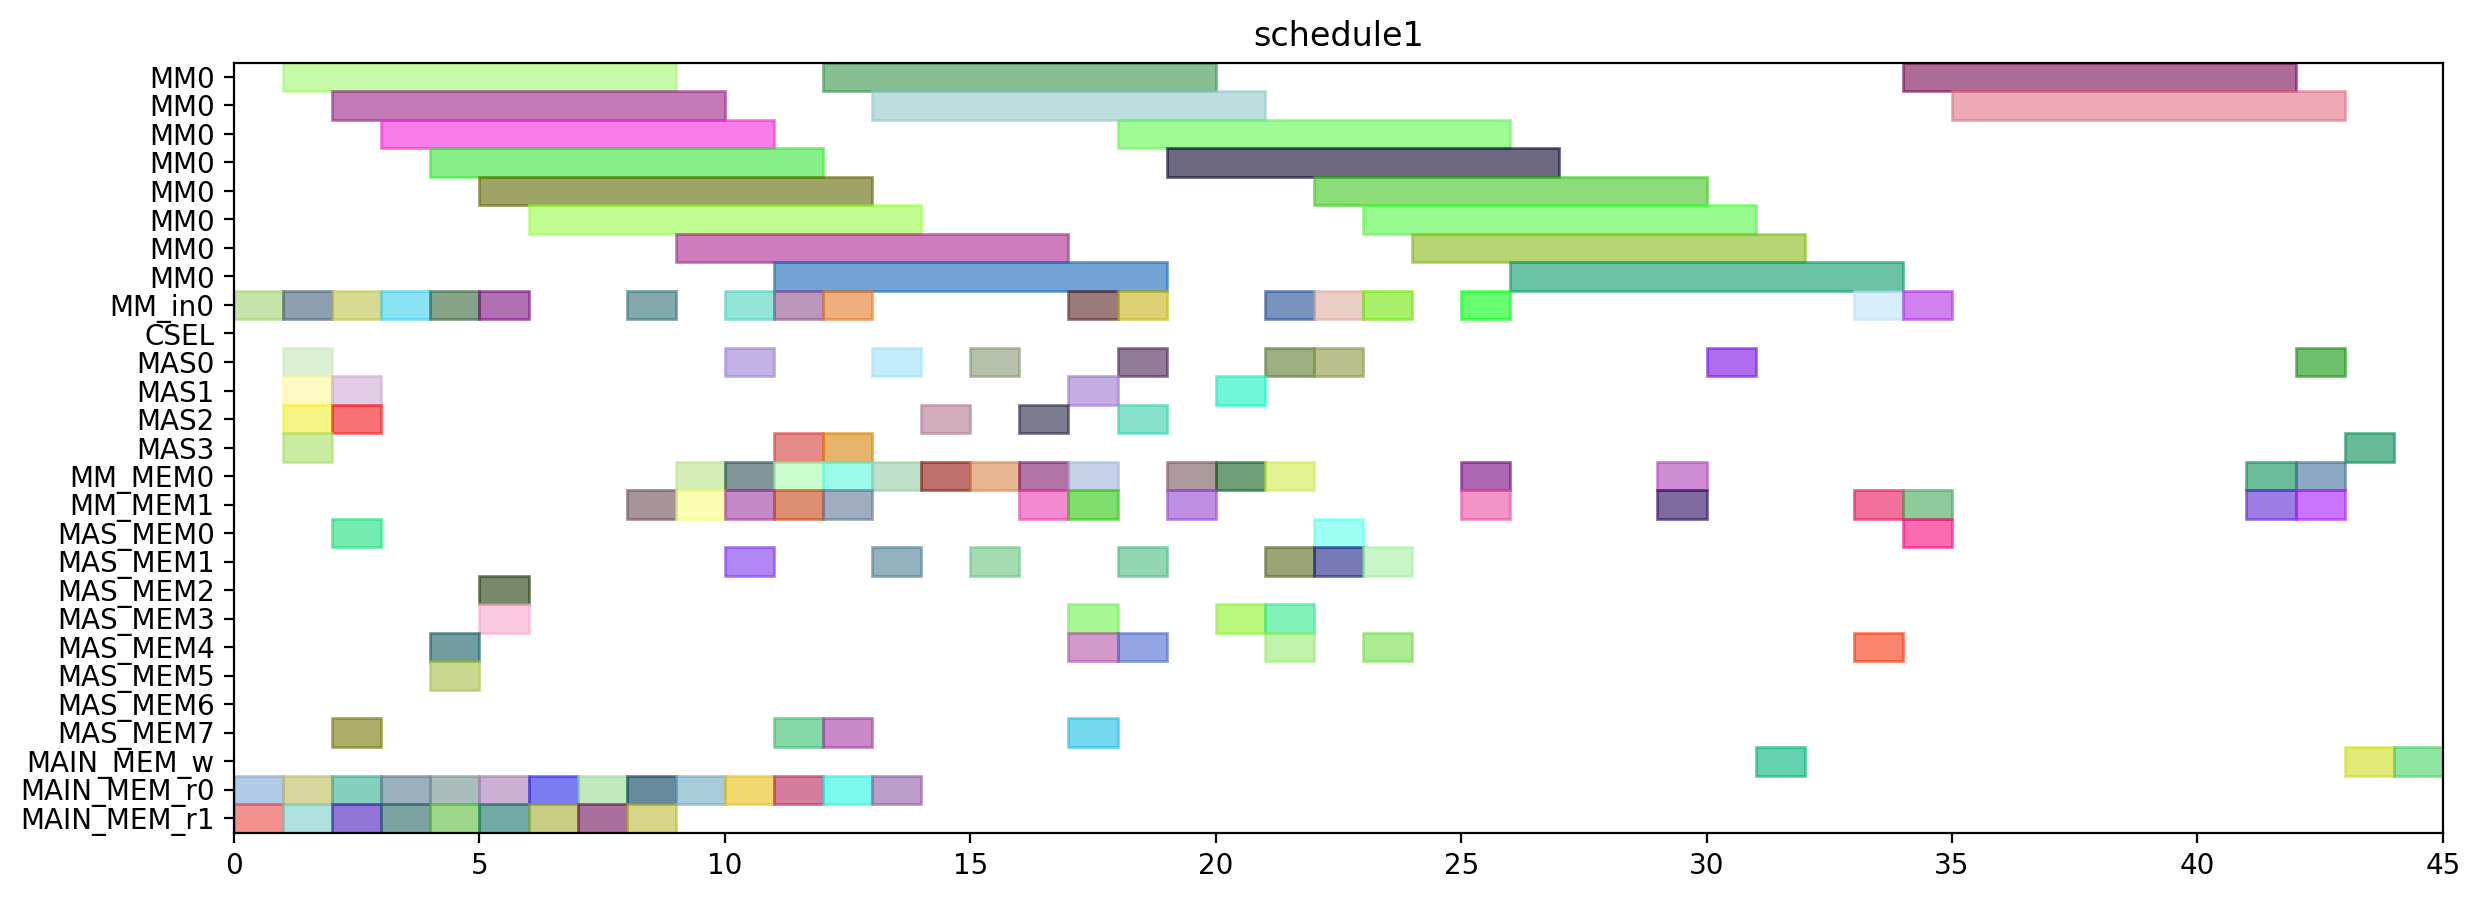

This figure's Python source:
from pyschedule import Scenario, solvers, plotters, alt


def solve():
	horizon = 124
	S = Scenario("schedule1", horizon=horizon)

	# resource
	MM = S.Resources('MM', num=1, size=8)
	MM_in = S.Resources('MM_in', num=1)
	CSEL = S.Resource('CSEL')
	MAS = S.Resources('MAS', num=4, size=1, periods=range(1, horizon))
	MM_MEM = S.Resources('MM_MEM', num=2)
	MAS_MEM = S.Resources('MAS_MEM', num=8)
	MAIN_MEM_w = S.Resource('MAIN_MEM_w', size=1)
	MAIN_MEM_r = S.Resources('MAIN_MEM_r', num=2)

	# result of previous scheduling
	t1_mem0 = S.Task('t1_mem0', length=1, delay_cost=1)
	S += t1_mem0 >= 0
	t1_mem0 += MAIN_MEM_r[0]

	t2_in = S.Task('t2_in', length=1, delay_cost=1)
	S += t2_in >= 0
	t2_in += MM_in[0]

	t3_mem1 = S.Task('t3_mem1', length=1, delay_cost=1)
	S += t3_mem1 >= 0
	t3_mem1 += MAIN_MEM_r[1]

	t0_mem1 = S.Task('t0_mem1', length=1, delay_cost=1)
	S += t0_mem1 >= 1
	t0_mem1 += MAIN_MEM_r[1]

	t14 = S.Task('t14', length=1, delay_cost=1)
	S += t14 >= 1
	t14 += MAS[1]

	t1_in = S.Task('t1_in', length=1, delay_cost=1)
	S += t1_in >= 1
	t1_in += MM_in[0]

	t2 = S.Task('t2', length=8, delay_cost=1)
	S += t2 >= 1
	t2 += MM[0]

	t26_mem0 = S.Task('t26_mem0', length=1, delay_cost=1)
	S += t26_mem0 >= 1
	t26_mem0 += MAIN_MEM_r[0]

	t4 = S.Task('t4', length=1, delay_cost=1)
	S += t4 >= 1
	t4 += MAS[2]

	t8 = S.Task('t8', length=1, delay_cost=1)
	S += t8 >= 1
	t8 += MAS[0]

	t9 = S.Task('t9', length=1, delay_cost=1)
	S += t9 >= 1
	t9 += MAS[3]

	t1 = S.Task('t1', length=8, delay_cost=1)
	S += t1 >= 2
	t1 += MM[0]

	t10_in = S.Task('t10_in', length=1, delay_cost=1)
	S += t10_in >= 2
	t10_in += MM_in[0]

	t10_mem0 = S.Task('t10_mem0', length=1, delay_cost=1)
	S += t10_mem0 >= 2
	t10_mem0 += MAS_MEM[0]

	t10_mem1 = S.Task('t10_mem1', length=1, delay_cost=1)
	S += t10_mem1 >= 2
	t10_mem1 += MAS_MEM[7]

	t13 = S.Task('t13', length=1, delay_cost=1)
	S += t13 >= 2
	t13 += MAS[1]

	t1_mem1 = S.Task('t1_mem1', length=1, delay_cost=1)
	S += t1_mem1 >= 2
	t1_mem1 += MAIN_MEM_r[1]

	t2_mem0 = S.Task('t2_mem0', length=1, delay_cost=1)
	S += t2_mem0 >= 2
	t2_mem0 += MAIN_MEM_r[0]

	t3 = S.Task('t3', length=1, delay_cost=1)
	S += t3 >= 2
	t3 += MAS[2]

	t0_in = S.Task('t0_in', length=1, delay_cost=1)
	S += t0_in >= 3
	t0_in += MM_in[0]

	t10 = S.Task('t10', length=8, delay_cost=1)
	S += t10 >= 3
	t10 += MM[0]

	t2_mem1 = S.Task('t2_mem1', length=1, delay_cost=1)
	S += t2_mem1 >= 3
	t2_mem1 += MAIN_MEM_r[1]

	t4_mem0 = S.Task('t4_mem0', length=1, delay_cost=1)
	S += t4_mem0 >= 3
	t4_mem0 += MAIN_MEM_r[0]

	t0 = S.Task('t0', length=8, delay_cost=1)
	S += t0 >= 4
	t0 += MM[0]

	t19_mem0 = S.Task('t19_mem0', length=1, delay_cost=1)
	S += t19_mem0 >= 4
	t19_mem0 += MAIN_MEM_r[0]

	t5_in = S.Task('t5_in', length=1, delay_cost=1)
	S += t5_in >= 4
	t5_in += MM_in[0]

	t5_mem0 = S.Task('t5_mem0', length=1, delay_cost=1)
	S += t5_mem0 >= 4
	t5_mem0 += MAS_MEM[4]

	t5_mem1 = S.Task('t5_mem1', length=1, delay_cost=1)
	S += t5_mem1 >= 4
	t5_mem1 += MAS_MEM[5]

	t9_mem1 = S.Task('t9_mem1', length=1, delay_cost=1)
	S += t9_mem1 >= 4
	t9_mem1 += MAIN_MEM_r[1]

	t13_mem1 = S.Task('t13_mem1', length=1, delay_cost=1)
	S += t13_mem1 >= 5
	t13_mem1 += MAIN_MEM_r[1]

	t15_in = S.Task('t15_in', length=1, delay_cost=1)
	S += t15_in >= 5
	t15_in += MM_in[0]

	t15_mem0 = S.Task('t15_mem0', length=1, delay_cost=1)
	S += t15_mem0 >= 5
	t15_mem0 += MAS_MEM[2]

	t15_mem1 = S.Task('t15_mem1', length=1, delay_cost=1)
	S += t15_mem1 >= 5
	t15_mem1 += MAS_MEM[3]

	t3_mem0 = S.Task('t3_mem0', length=1, delay_cost=1)
	S += t3_mem0 >= 5
	t3_mem0 += MAIN_MEM_r[0]

	t5 = S.Task('t5', length=8, delay_cost=1)
	S += t5 >= 5
	t5 += MM[0]

	t14_mem1 = S.Task('t14_mem1', length=1, delay_cost=1)
	S += t14_mem1 >= 6
	t14_mem1 += MAIN_MEM_r[1]

	t15 = S.Task('t15', length=8, delay_cost=1)
	S += t15 >= 6
	t15 += MM[0]

	t27_mem0 = S.Task('t27_mem0', length=1, delay_cost=1)
	S += t27_mem0 >= 6
	t27_mem0 += MAIN_MEM_r[0]

	t4_mem1 = S.Task('t4_mem1', length=1, delay_cost=1)
	S += t4_mem1 >= 7
	t4_mem1 += MAIN_MEM_r[1]

	t8_mem0 = S.Task('t8_mem0', length=1, delay_cost=1)
	S += t8_mem0 >= 7
	t8_mem0 += MAIN_MEM_r[0]

	t18_mem0 = S.Task('t18_mem0', length=1, delay_cost=1)
	S += t18_mem0 >= 8
	t18_mem0 += MAIN_MEM_r[0]

	t26_in = S.Task('t26_in', length=1, delay_cost=1)
	S += t26_in >= 8
	t26_in += MM_in[0]

	t26_mem1 = S.Task('t26_mem1', length=1, delay_cost=1)
	S += t26_mem1 >= 8
	t26_mem1 += MM_MEM[1]

	t8_mem1 = S.Task('t8_mem1', length=1, delay_cost=1)
	S += t8_mem1 >= 8
	t8_mem1 += MAIN_MEM_r[1]

	t11_mem0 = S.Task('t11_mem0', length=1, delay_cost=1)
	S += t11_mem0 >= 9
	t11_mem0 += MM_MEM[0]

	t11_mem1 = S.Task('t11_mem1', length=1, delay_cost=1)
	S += t11_mem1 >= 9
	t11_mem1 += MM_MEM[1]

	t14_mem0 = S.Task('t14_mem0', length=1, delay_cost=1)
	S += t14_mem0 >= 9
	t14_mem0 += MAIN_MEM_r[0]

	t26 = S.Task('t26', length=8, delay_cost=1)
	S += t26 >= 9
	t26 += MM[0]

	t11 = S.Task('t11', length=1, delay_cost=1)
	S += t11 >= 10
	t11 += MAS[0]

	t12_mem0 = S.Task('t12_mem0', length=1, delay_cost=1)
	S += t12_mem0 >= 10
	t12_mem0 += MM_MEM[0]

	t12_mem1 = S.Task('t12_mem1', length=1, delay_cost=1)
	S += t12_mem1 >= 10
	t12_mem1 += MAS_MEM[1]

	t19_in = S.Task('t19_in', length=1, delay_cost=1)
	S += t19_in >= 10
	t19_in += MM_in[0]

	t19_mem1 = S.Task('t19_mem1', length=1, delay_cost=1)
	S += t19_mem1 >= 10
	t19_mem1 += MM_MEM[1]

	t30_mem0 = S.Task('t30_mem0', length=1, delay_cost=1)
	S += t30_mem0 >= 10
	t30_mem0 += MAIN_MEM_r[0]

	t0_mem0 = S.Task('t0_mem0', length=1, delay_cost=1)
	S += t0_mem0 >= 11
	t0_mem0 += MAIN_MEM_r[0]

	t12 = S.Task('t12', length=1, delay_cost=1)
	S += t12 >= 11
	t12 += MAS[3]

	t16_mem0 = S.Task('t16_mem0', length=1, delay_cost=1)
	S += t16_mem0 >= 11
	t16_mem0 += MM_MEM[0]

	t16_mem1 = S.Task('t16_mem1', length=1, delay_cost=1)
	S += t16_mem1 >= 11
	t16_mem1 += MM_MEM[1]

	t18_in = S.Task('t18_in', length=1, delay_cost=1)
	S += t18_in >= 11
	t18_in += MM_in[0]

	t18_mem1 = S.Task('t18_mem1', length=1, delay_cost=1)
	S += t18_mem1 >= 11
	t18_mem1 += MAS_MEM[7]

	t19 = S.Task('t19', length=8, delay_cost=1)
	S += t19 >= 11
	t19 += MM[0]

	t16 = S.Task('t16', length=1, delay_cost=1)
	S += t16 >= 12
	t16 += MAS[3]

	t18 = S.Task('t18', length=8, delay_cost=1)
	S += t18 >= 12
	t18 += MM[0]

	t27_in = S.Task('t27_in', length=1, delay_cost=1)
	S += t27_in >= 12
	t27_in += MM_in[0]

	t27_mem1 = S.Task('t27_mem1', length=1, delay_cost=1)
	S += t27_mem1 >= 12
	t27_mem1 += MAS_MEM[7]

	t6_mem0 = S.Task('t6_mem0', length=1, delay_cost=1)
	S += t6_mem0 >= 12
	t6_mem0 += MM_MEM[0]

	t6_mem1 = S.Task('t6_mem1', length=1, delay_cost=1)
	S += t6_mem1 >= 12
	t6_mem1 += MM_MEM[1]

	t9_mem0 = S.Task('t9_mem0', length=1, delay_cost=1)
	S += t9_mem0 >= 12
	t9_mem0 += MAIN_MEM_r[0]

	t13_mem0 = S.Task('t13_mem0', length=1, delay_cost=1)
	S += t13_mem0 >= 13
	t13_mem0 += MAIN_MEM_r[0]

	t27 = S.Task('t27', length=8, delay_cost=1)
	S += t27 >= 13
	t27 += MM[0]

	t6 = S.Task('t6', length=1, delay_cost=1)
	S += t6 >= 13
	t6 += MAS[0]

	t7_mem0 = S.Task('t7_mem0', length=1, delay_cost=1)
	S += t7_mem0 >= 13
	t7_mem0 += MM_MEM[0]

	t7_mem1 = S.Task('t7_mem1', length=1, delay_cost=1)
	S += t7_mem1 >= 13
	t7_mem1 += MAS_MEM[1]

	t24_mem0 = S.Task('t24_mem0', length=1, delay_cost=1)
	S += t24_mem0 >= 14
	t24_mem0 += MM_MEM[0]

	t7 = S.Task('t7', length=1, delay_cost=1)
	S += t7 >= 14
	t7 += MAS[2]

	t24 = S.Task('t24', length=1, delay_cost=1)
	S += t24 >= 15
	t24 += MAS[0]

	t25_mem0 = S.Task('t25_mem0', length=1, delay_cost=1)
	S += t25_mem0 >= 15
	t25_mem0 += MM_MEM[0]

	t25_mem1 = S.Task('t25_mem1', length=1, delay_cost=1)
	S += t25_mem1 >= 15
	t25_mem1 += MAS_MEM[1]

	t25 = S.Task('t25', length=1, delay_cost=1)
	S += t25 >= 16
	t25 += MAS[2]

	t29_mem0 = S.Task('t29_mem0', length=1, delay_cost=1)
	S += t29_mem0 >= 16
	t29_mem0 += MM_MEM[0]

	t29_mem1 = S.Task('t29_mem1', length=1, delay_cost=1)
	S += t29_mem1 >= 16
	t29_mem1 += MM_MEM[1]

	t17_mem0 = S.Task('t17_mem0', length=1, delay_cost=1)
	S += t17_mem0 >= 17
	t17_mem0 += MM_MEM[0]

	t17_mem1 = S.Task('t17_mem1', length=1, delay_cost=1)
	S += t17_mem1 >= 17
	t17_mem1 += MAS_MEM[7]

	t28_mem0 = S.Task('t28_mem0', length=1, delay_cost=1)
	S += t28_mem0 >= 17
	t28_mem0 += MAS_MEM[4]

	t28_mem1 = S.Task('t28_mem1', length=1, delay_cost=1)
	S += t28_mem1 >= 17
	t28_mem1 += MM_MEM[1]

	t29 = S.Task('t29', length=1, delay_cost=1)
	S += t29 >= 17
	t29 += MAS[1]

	t30_in = S.Task('t30_in', length=1, delay_cost=1)
	S += t30_in >= 17
	t30_in += MM_in[0]

	t30_mem1 = S.Task('t30_mem1', length=1, delay_cost=1)
	S += t30_mem1 >= 17
	t30_mem1 += MAS_MEM[3]

	t17 = S.Task('t17', length=1, delay_cost=1)
	S += t17 >= 18
	t17 += MAS[2]

	t28 = S.Task('t28', length=1, delay_cost=1)
	S += t28 >= 18
	t28 += MAS[0]

	t30 = S.Task('t30', length=8, delay_cost=1)
	S += t30 >= 18
	t30 += MM[0]

	t35_in = S.Task('t35_in', length=1, delay_cost=1)
	S += t35_in >= 18
	t35_in += MM_in[0]

	t35_mem0 = S.Task('t35_mem0', length=1, delay_cost=1)
	S += t35_mem0 >= 18
	t35_mem0 += MAS_MEM[4]

	t35_mem1 = S.Task('t35_mem1', length=1, delay_cost=1)
	S += t35_mem1 >= 18
	t35_mem1 += MAS_MEM[1]

	t20_mem0 = S.Task('t20_mem0', length=1, delay_cost=1)
	S += t20_mem0 >= 19
	t20_mem0 += MM_MEM[0]

	t20_mem1 = S.Task('t20_mem1', length=1, delay_cost=1)
	S += t20_mem1 >= 19
	t20_mem1 += MM_MEM[1]

	t35 = S.Task('t35', length=8, delay_cost=1)
	S += t35 >= 19
	t35 += MM[0]

	t20 = S.Task('t20', length=1, delay_cost=1)
	S += t20 >= 20
	t20 += MAS[1]

	t31_in = S.Task('t31_in', length=1, delay_cost=1)
	S += t31_in >= 25
	t31_in += MM_in[0]

	t31_mem0 = S.Task('t31_mem0', length=1, delay_cost=1)
	S += t31_mem0 >= 25
	t31_mem0 += MM_MEM[0]

	t31_mem1 = S.Task('t31_mem1', length=1, delay_cost=1)
	S += t31_mem1 >= 25
	t31_mem1 += MM_MEM[1]

	t31 = S.Task('t31', length=8, delay_cost=1)
	S += t31 >= 26
	t31 += MM[0]


	# new tasks
	t21 = S.Task('t21', length=1, delay_cost=1)
	t21 += alt(MAS)

	t21_mem0 = S.Task('t21_mem0', length=1, delay_cost=1)
	t21_mem0 += MM_MEM[0]
	S += 9 < t21_mem0
	S += t21_mem0 <= t21

	t21_mem1 = S.Task('t21_mem1', length=1, delay_cost=1)
	t21_mem1 += MAS_MEM[3]
	S += 20 < t21_mem1
	S += t21_mem1 <= t21

	t22 = S.Task('t22', length=1, delay_cost=1)
	t22 += alt(MAS)

	t22_mem0 = S.Task('t22_mem0', length=1, delay_cost=1)
	t22_mem0 += MM_MEM[0]
	S += 9 < t22_mem0
	S += t22_mem0 <= t22

	t22_mem1 = S.Task('t22_mem1', length=1, delay_cost=1)
	t22_mem1 += MAS_MEM[3]
	S += 20 < t22_mem1
	S += t22_mem1 <= t22

	t32_in = S.Task('t32_in', length=1, delay_cost=1)
	t32_in += alt(MM_in)
	t32 = S.Task('t32', length=8, delay_cost=1)
	t32 += alt(MM)
	S += t32>=t32_in

	t32_mem0 = S.Task('t32_mem0', length=1, delay_cost=1)
	t32_mem0 += MAS_MEM[0]
	S += 18 < t32_mem0
	S += t32_mem0 <= t32

	t32_mem1 = S.Task('t32_mem1', length=1, delay_cost=1)
	t32_mem1 += MM_MEM[1]
	S += 33 < t32_mem1
	S += t32_mem1 <= t32

	t33_in = S.Task('t33_in', length=1, delay_cost=1)
	t33_in += alt(MM_in)
	t33 = S.Task('t33', length=8, delay_cost=1)
	t33 += alt(MM)
	S += t33>=t33_in

	t33_mem0 = S.Task('t33_mem0', length=1, delay_cost=1)
	t33_mem0 += MAS_MEM[4]
	S += 18 < t33_mem0
	S += t33_mem0 <= t33

	t33_mem1 = S.Task('t33_mem1', length=1, delay_cost=1)
	t33_mem1 += MM_MEM[1]
	S += 33 < t33_mem1
	S += t33_mem1 <= t33

	t23_in = S.Task('t23_in', length=1, delay_cost=1)
	t23_in += alt(MM_in)
	t23 = S.Task('t23', length=8, delay_cost=1)
	t23 += alt(MM)
	S += t23>=t23_in

	t23_mem0 = S.Task('t23_mem0', length=1, delay_cost=1)
	t23_mem0 += alt(MAS_MEM)
	S += (t21*MAS[0])-1 < t23_mem0*MAS_MEM[0]
	S += (t21*MAS[1])-1 < t23_mem0*MAS_MEM[2]
	S += (t21*MAS[2])-1 < t23_mem0*MAS_MEM[4]
	S += (t21*MAS[3])-1 < t23_mem0*MAS_MEM[6]
	S += t23_mem0 <= t23

	t23_mem1 = S.Task('t23_mem1', length=1, delay_cost=1)
	t23_mem1 += alt(MAS_MEM)
	S += (t22*MAS[0])-1 < t23_mem1*MAS_MEM[1]
	S += (t22*MAS[1])-1 < t23_mem1*MAS_MEM[3]
	S += (t22*MAS[2])-1 < t23_mem1*MAS_MEM[5]
	S += (t22*MAS[3])-1 < t23_mem1*MAS_MEM[7]
	S += t23_mem1 <= t23

	t34_in = S.Task('t34_in', length=1, delay_cost=1)
	t34_in += alt(MM_in)
	t34 = S.Task('t34', length=8, delay_cost=1)
	t34 += alt(MM)
	S += t34>=t34_in

	t34_mem0 = S.Task('t34_mem0', length=1, delay_cost=1)
	t34_mem0 += MAS_MEM[4]
	S += 14 < t34_mem0
	S += t34_mem0 <= t34

	t34_mem1 = S.Task('t34_mem1', length=1, delay_cost=1)
	t34_mem1 += alt(MAS_MEM)
	S += (t21*MAS[0])-1 < t34_mem1*MAS_MEM[1]
	S += (t21*MAS[1])-1 < t34_mem1*MAS_MEM[3]
	S += (t21*MAS[2])-1 < t34_mem1*MAS_MEM[5]
	S += (t21*MAS[3])-1 < t34_mem1*MAS_MEM[7]
	S += t34_mem1 <= t34

	t36_in = S.Task('t36_in', length=1, delay_cost=1)
	t36_in += alt(MM_in)
	t36 = S.Task('t36', length=8, delay_cost=1)
	t36 += alt(MM)
	S += t36>=t36_in

	t36_mem0 = S.Task('t36_mem0', length=1, delay_cost=1)
	t36_mem0 += MAS_MEM[4]
	S += 18 < t36_mem0
	S += t36_mem0 <= t36

	t36_mem1 = S.Task('t36_mem1', length=1, delay_cost=1)
	t36_mem1 += alt(MAS_MEM)
	S += (t22*MAS[0])-1 < t36_mem1*MAS_MEM[1]
	S += (t22*MAS[1])-1 < t36_mem1*MAS_MEM[3]
	S += (t22*MAS[2])-1 < t36_mem1*MAS_MEM[5]
	S += (t22*MAS[3])-1 < t36_mem1*MAS_MEM[7]
	S += t36_mem1 <= t36

	PY_new = S.Task('PY_new', length=1, delay_cost=1)
	PY_new += alt(MAS)

	S += 0<PY_new

	PY_new_w = S.Task('PY_new_w', length=1, delay_cost=1)
	PY_new_w += alt(MAIN_MEM_w)
	S += PY_new <= PY_new_w

	PY_new_mem0 = S.Task('PY_new_mem0', length=1, delay_cost=1)
	PY_new_mem0 += alt(MM_MEM)
	S += (t23*MM[0])-1 < PY_new_mem0*MM_MEM[0]
	S += PY_new_mem0 <= PY_new

	PY_new_mem1 = S.Task('PY_new_mem1', length=1, delay_cost=1)
	PY_new_mem1 += alt(MM_MEM)
	S += (t32*MM[0])-1 < PY_new_mem1*MM_MEM[1]
	S += PY_new_mem1 <= PY_new

	PX_new = S.Task('PX_new', length=1, delay_cost=1)
	PX_new += alt(MAS)

	S += 0<PX_new

	PX_new_w = S.Task('PX_new_w', length=1, delay_cost=1)
	PX_new_w += alt(MAIN_MEM_w)
	S += PX_new <= PX_new_w

	PX_new_mem0 = S.Task('PX_new_mem0', length=1, delay_cost=1)
	PX_new_mem0 += alt(MM_MEM)
	S += (t34*MM[0])-1 < PX_new_mem0*MM_MEM[0]
	S += PX_new_mem0 <= PX_new

	PX_new_mem1 = S.Task('PX_new_mem1', length=1, delay_cost=1)
	PX_new_mem1 += alt(MM_MEM)
	S += (t33*MM[0])-1 < PX_new_mem1*MM_MEM[1]
	S += PX_new_mem1 <= PX_new

	PZ_new = S.Task('PZ_new', length=1, delay_cost=1)
	PZ_new += alt(MAS)

	S += 0<PZ_new

	PZ_new_w = S.Task('PZ_new_w', length=1, delay_cost=1)
	PZ_new_w += alt(MAIN_MEM_w)
	S += PZ_new <= PZ_new_w

	PZ_new_mem0 = S.Task('PZ_new_mem0', length=1, delay_cost=1)
	PZ_new_mem0 += alt(MM_MEM)
	S += (t36*MM[0])-1 < PZ_new_mem0*MM_MEM[0]
	S += PZ_new_mem0 <= PZ_new

	PZ_new_mem1 = S.Task('PZ_new_mem1', length=1, delay_cost=1)
	PZ_new_mem1 += MM_MEM[1]
	S += 26 < PZ_new_mem1
	S += PZ_new_mem1 <= PZ_new

	solvers.mip.solve(S,msg=1,kind='CPLEX',ratio_gap=1.01)

	solution = [['hoge']*len(S.solution()[1]) for i in range(len(S.solution()))]
	for i in range(len(S.solution())):
		for j in range(len(S.solution()[i])):
			solution[i][j]=str(S.solution()[i][j])
	print(solution)

	cycles = int(solution[-1][3])

	pic_file_name = "/home/mfukuda/ABE/multiRAM_multiMAS_16mux/scheduling_result/stage8MM1_stage1MAS4/EP_ADD_A_ANY/schedule1.png"
	if(S.solution() != []):
		plotters.matplotlib.plot(S,img_filename=pic_file_name, show_task_labels=False, fig_size=(cycles*0.25+3, 5))

	return solution
